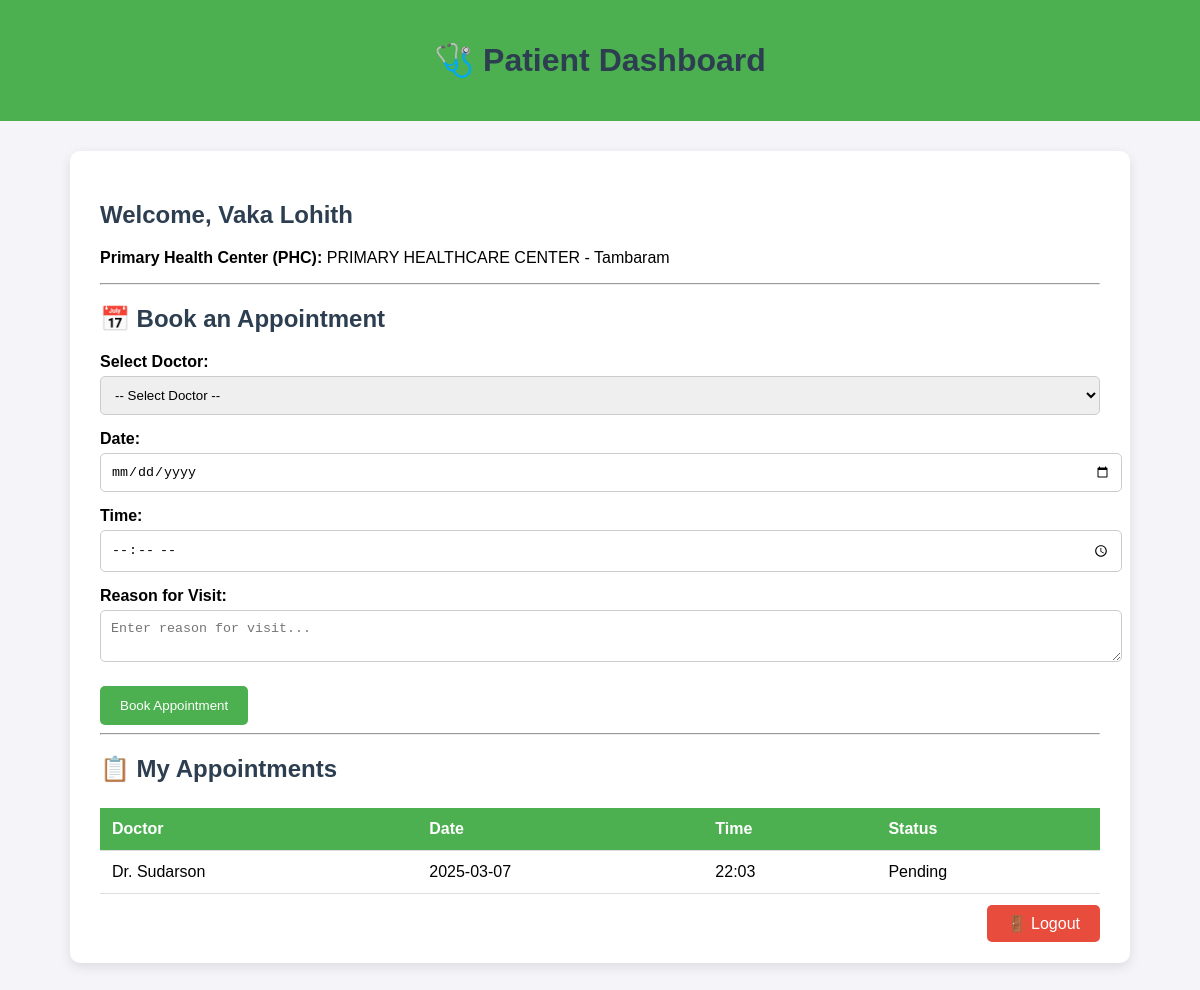
The app's page /patient_dashboard/5 (signed in) with its own data.
### tables this page shows
CREATE TABLE Patients (
    id INTEGER PRIMARY KEY AUTOINCREMENT,
    name VARCHAR(100) NOT NULL,
    age INTEGER NOT NULL,
    gender VARCHAR(10) NOT NULL,
    phc_id INTEGER,
    sub_center_id INTEGER, password TEXT, username TEXT,
    FOREIGN KEY (phc_id) REFERENCES PHC(id),
    FOREIGN KEY (sub_center_id) REFERENCES SubCenter(id)
);

CREATE TABLE PHC (
    id INTEGER PRIMARY KEY AUTOINCREMENT,
    name VARCHAR(100) NOT NULL,
    location VARCHAR(100) NOT NULL
);

CREATE TABLE Appointments (
    id INTEGER PRIMARY KEY AUTOINCREMENT,
    patient_id INTEGER NOT NULL,
    doctor_id INTEGER NOT NULL,
    date TEXT NOT NULL,
    time TEXT NOT NULL,
    status TEXT DEFAULT 'Pending',
    reason TEXT,
    FOREIGN KEY (patient_id) REFERENCES Patients(id),
    FOREIGN KEY (doctor_id) REFERENCES Doctors(id)
);

CREATE TABLE Doctors (
    id INTEGER PRIMARY KEY AUTOINCREMENT,
    name VARCHAR(100) NOT NULL,
    specialization VARCHAR(100),
    phc_id INTEGER,
    sub_center_id INTEGER, password TEXT, username TEXT,
    FOREIGN KEY (phc_id) REFERENCES PHC(id),
    FOREIGN KEY (sub_center_id) REFERENCES SubCenter(id)
);

### app.py (the view)
@app.route('/patient_dashboard/<int:patient_id>')
def patient_dashboard(patient_id):
    if 'role' not in session or session['role'] != 'patient':
        return redirect(url_for('patient_login'))
    conn = get_db_connection()
    patient = conn.execute("SELECT * FROM Patients WHERE id = ?", (patient_id,)).fetchone()
    phc = conn.execute("SELECT * FROM PHC WHERE id = ?", (patient['phc_id'],)).fetchone()
    sub_center = conn.execute("SELECT * FROM SubCenter WHERE id = ?", (patient['sub_center_id'],)).fetchone()
    doctors = conn.execute("""
        SELECT * FROM Doctors WHERE phc_id = ? OR sub_center_id = ?
    """, (patient['phc_id'], patient['sub_center_id'])).fetchall()
    appointments = conn.execute("""
        SELECT a.id, d.name AS doctor_name, a.date, a.time, a.status
        FROM Appointments a
        JOIN Doctors d ON a.doctor_id = d.id
        WHERE a.patient_id = ?
        ORDER BY a.date DESC
    """, (patient_id,)).fetchall()
    conn.close()
    return render_template(
        'patient_dashboard.html',
        patient=patient,
        phc=phc,
        sub_center=sub_center,
        doctors=doctors,
        appointments=appointments
    )

### app.py (called while the page is built)
def get_db_connection():
    conn = sqlite3.connect(DATABASE)
    conn.row_factory = sqlite3.Row  # Enable row access by column name
    return conn

### templates/patient_dashboard.html (shortened to what this page needs)
<!DOCTYPE html>
<html lang="en">
<head>
</head>
<body>
<header>
    <h1>🩺 Patient Dashboard</h1>
</header>
<div class="container">
    <h2>Welcome, {{ patient['name'] }}</h2>
    {% if phc %}
        <p><strong>Primary Health Center (PHC):</strong> {{ phc['name'] }} - {{ phc['location'] }}</p>
    {% elif sub_center %}
        <p><strong>Sub-Center:</strong> {{ sub_center['name'] }} - {{ sub_center['location'] }}</p>
    {% endif %}
    <hr>
    <h2>📅 Book an Appointment</h2>
    <form method="POST" action="/schedule_appointment">
        <label for="doctor_id">Select Doctor:</label>
        <select name="doctor_id" required>
            <option value="">-- Select Doctor --</option>
        </select>
        <label for="date">Date:</label>
        <input type="date" name="date" required>
        <label for="time">Time:</label>
        <input type="time" name="time" required>
        <label for="reason">Reason for Visit:</label>
        <textarea name="reason" placeholder="Enter reason for visit..." required></textarea>
        <button type="submit">Book Appointment</button>
    </form>
    <hr>
    <h2>📋 My Appointments</h2>
    <table>
        <thead>
            <tr>
                <th>Doctor</th>
                <th>Date</th>
                <th>Time</th>
                <th>Status</th>
            </tr>
        </thead>
        <tbody>
            {% for appointment in appointments %}
            <tr>
                <td>{{ appointment['doctor_name'] }}</td>
                <td>{{ appointment['date'] }}</td>
                <td>{{ appointment['time'] }}</td>
                <td>{{ appointment['status'] }}</td>
            </tr>
            {% endfor %}
        </tbody>
    </table>
    <div class="logout">
        <a href="/logout">🚪 Logout</a>
    </div>
</div>
</body>
</html>

### templates/patient_dashboard.html (style rules this page uses)
body { font-family: Arial, sans-serif; background-color: #f4f4f9; margin: 0; padding: 0; }
header { background-color: #4CAF50; color: white; padding: 20px; text-align: center; }
.container { max-width: 1000px; margin: 30px auto; background: white; padding: 30px; border-radius: 10px; box-shadow: 0 4px 12px rgba(0,0,0,0.1); }
h1, h2 { color: #2c3e50; }
form label { display: block; margin-top: 15px; font-weight: bold; }
form input, form select, form textarea { width: 100%; padding: 10px; margin-top: 5px; border: 1px solid #ccc; border-radius: 5px; }
form button { margin-top: 20px; background-color: #4CAF50; color: white; padding: 12px 20px; border: none; border-radius: 5px; cursor: pointer; }
table { width: 100%; border-collapse: collapse; margin-top: 25px; }
table thead { background-color: #4CAF50; color: white; }
table th, table td { padding: 12px; text-align: left; border-bottom: 1px solid #ddd; }
.logout { text-align: right; margin-top: 20px; }
.logout a { background-color: #e74c3c; color: white; padding: 10px 20px; text-decoration: none; border-radius: 5px; }

### records on screen
Patients: name "Vaka Lohith"
PHC: name "PRIMARY HEALTHCARE CENTER", location "Tambaram"
Appointments: doctor_name "Dr. Sudarson", date "2025-03-07", time "22:03", status "Pending"
